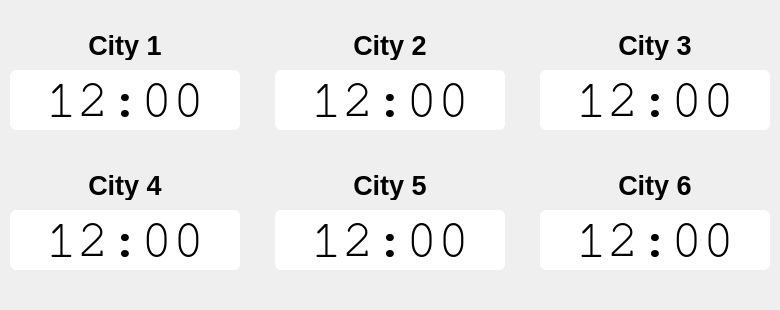
<?xml version="1.0" encoding="UTF-8"?>
<ui version="4.0">
 <class>WorldClockWidget</class>
 <widget class="QWidget" name="WorldClockWidget">
  <property name="geometry">
   <rect>
    <x>0</x>
    <y>0</y>
    <width>780</width>
    <height>310</height>
   </rect>
  </property>
  <property name="windowTitle">
   <string>Form</string>
  </property>
  <widget class="QLabel" name="city0">
   <property name="geometry">
    <rect>
     <x>10</x>
     <y>30</y>
     <width>230</width>
     <height>30</height>
    </rect>
   </property>
   <property name="font">
    <font>
     <pointsize>20</pointsize>
     <weight>75</weight>
     <bold>true</bold>
    </font>
   </property>
   <property name="text">
    <string>City 1</string>
   </property>
   <property name="alignment">
    <set>Qt::AlignCenter</set>
   </property>
  </widget>
  <widget class="QLabel" name="city1">
   <property name="geometry">
    <rect>
     <x>275</x>
     <y>30</y>
     <width>230</width>
     <height>30</height>
    </rect>
   </property>
   <property name="font">
    <font>
     <pointsize>20</pointsize>
     <weight>75</weight>
     <bold>true</bold>
    </font>
   </property>
   <property name="text">
    <string>City 2</string>
   </property>
   <property name="alignment">
    <set>Qt::AlignCenter</set>
   </property>
  </widget>
  <widget class="QLabel" name="city2">
   <property name="geometry">
    <rect>
     <x>540</x>
     <y>30</y>
     <width>230</width>
     <height>30</height>
    </rect>
   </property>
   <property name="font">
    <font>
     <pointsize>20</pointsize>
     <weight>75</weight>
     <bold>true</bold>
    </font>
   </property>
   <property name="text">
    <string>City 3</string>
   </property>
   <property name="alignment">
    <set>Qt::AlignCenter</set>
   </property>
  </widget>
  <widget class="QLabel" name="city3">
   <property name="geometry">
    <rect>
     <x>10</x>
     <y>170</y>
     <width>230</width>
     <height>30</height>
    </rect>
   </property>
   <property name="font">
    <font>
     <pointsize>20</pointsize>
     <weight>75</weight>
     <bold>true</bold>
    </font>
   </property>
   <property name="text">
    <string>City 4</string>
   </property>
   <property name="alignment">
    <set>Qt::AlignCenter</set>
   </property>
  </widget>
  <widget class="QLabel" name="city4">
   <property name="geometry">
    <rect>
     <x>275</x>
     <y>170</y>
     <width>230</width>
     <height>30</height>
    </rect>
   </property>
   <property name="font">
    <font>
     <pointsize>20</pointsize>
     <weight>75</weight>
     <bold>true</bold>
    </font>
   </property>
   <property name="text">
    <string>City 5</string>
   </property>
   <property name="alignment">
    <set>Qt::AlignCenter</set>
   </property>
  </widget>
  <widget class="QLabel" name="city5">
   <property name="geometry">
    <rect>
     <x>540</x>
     <y>170</y>
     <width>230</width>
     <height>30</height>
    </rect>
   </property>
   <property name="font">
    <font>
     <pointsize>20</pointsize>
     <weight>75</weight>
     <bold>true</bold>
    </font>
   </property>
   <property name="text">
    <string>City 6</string>
   </property>
   <property name="alignment">
    <set>Qt::AlignCenter</set>
   </property>
  </widget>
  <widget class="QLabel" name="val1">
   <property name="geometry">
    <rect>
     <x>275</x>
     <y>70</y>
     <width>230</width>
     <height>60</height>
    </rect>
   </property>
   <property name="font">
    <font>
     <family>FreeMono</family>
     <pointsize>40</pointsize>
    </font>
   </property>
   <property name="styleSheet">
    <string notr="true">background-color: rgb(255, 255, 255);
color: black;
border-radius: 6px;</string>
   </property>
   <property name="text">
    <string>12:00</string>
   </property>
   <property name="alignment">
    <set>Qt::AlignCenter</set>
   </property>
  </widget>
  <widget class="QLabel" name="val2">
   <property name="geometry">
    <rect>
     <x>540</x>
     <y>70</y>
     <width>230</width>
     <height>60</height>
    </rect>
   </property>
   <property name="font">
    <font>
     <family>FreeMono</family>
     <pointsize>40</pointsize>
    </font>
   </property>
   <property name="styleSheet">
    <string notr="true">background-color: rgb(255, 255, 255);
color: black;
border-radius: 6px;</string>
   </property>
   <property name="text">
    <string>12:00</string>
   </property>
   <property name="alignment">
    <set>Qt::AlignCenter</set>
   </property>
  </widget>
  <widget class="QLabel" name="val4">
   <property name="geometry">
    <rect>
     <x>275</x>
     <y>210</y>
     <width>230</width>
     <height>60</height>
    </rect>
   </property>
   <property name="font">
    <font>
     <family>FreeMono</family>
     <pointsize>40</pointsize>
    </font>
   </property>
   <property name="styleSheet">
    <string notr="true">background-color: rgb(255, 255, 255);
color: black;
border-radius: 6px;</string>
   </property>
   <property name="text">
    <string>12:00</string>
   </property>
   <property name="alignment">
    <set>Qt::AlignCenter</set>
   </property>
  </widget>
  <widget class="QLabel" name="val5">
   <property name="geometry">
    <rect>
     <x>540</x>
     <y>210</y>
     <width>230</width>
     <height>60</height>
    </rect>
   </property>
   <property name="font">
    <font>
     <family>FreeMono</family>
     <pointsize>40</pointsize>
    </font>
   </property>
   <property name="styleSheet">
    <string notr="true">background-color: rgb(255, 255, 255);
color: black;
border-radius: 6px;</string>
   </property>
   <property name="text">
    <string>12:00</string>
   </property>
   <property name="alignment">
    <set>Qt::AlignCenter</set>
   </property>
  </widget>
  <widget class="QLabel" name="val3">
   <property name="geometry">
    <rect>
     <x>10</x>
     <y>210</y>
     <width>230</width>
     <height>60</height>
    </rect>
   </property>
   <property name="font">
    <font>
     <family>FreeMono</family>
     <pointsize>40</pointsize>
    </font>
   </property>
   <property name="styleSheet">
    <string notr="true">background-color: rgb(255, 255, 255);
color: black;
border-radius: 6px;</string>
   </property>
   <property name="text">
    <string>12:00</string>
   </property>
   <property name="alignment">
    <set>Qt::AlignCenter</set>
   </property>
  </widget>
  <widget class="QLabel" name="val0">
   <property name="geometry">
    <rect>
     <x>10</x>
     <y>70</y>
     <width>230</width>
     <height>60</height>
    </rect>
   </property>
   <property name="font">
    <font>
     <family>FreeMono</family>
     <pointsize>40</pointsize>
    </font>
   </property>
   <property name="styleSheet">
    <string notr="true">background-color: rgb(255, 255, 255);
color: black;
border-radius: 6px;</string>
   </property>
   <property name="text">
    <string>12:00</string>
   </property>
   <property name="alignment">
    <set>Qt::AlignCenter</set>
   </property>
  </widget>
 </widget>
 <resources/>
 <connections/>
</ui>
